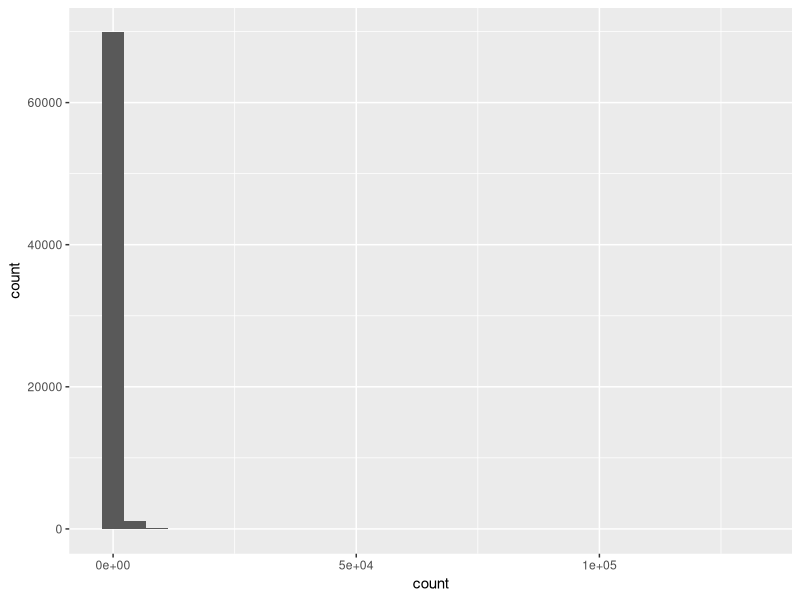
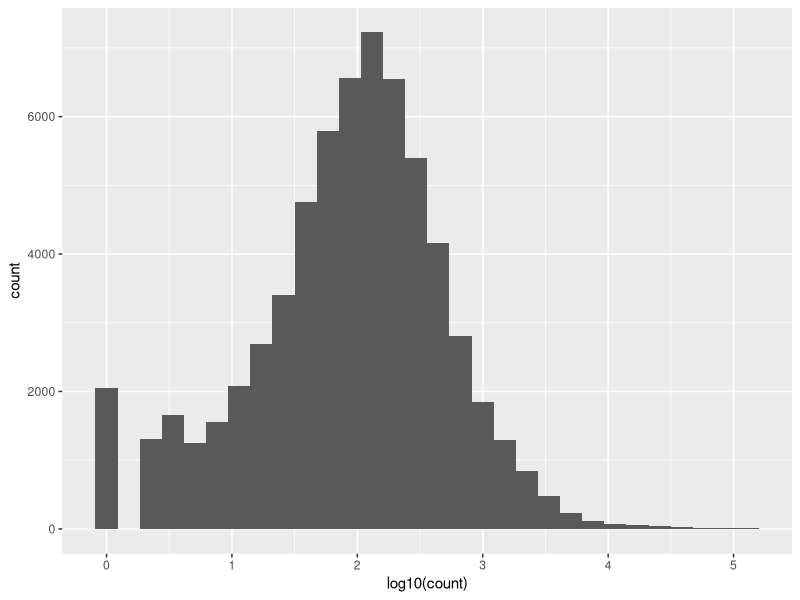
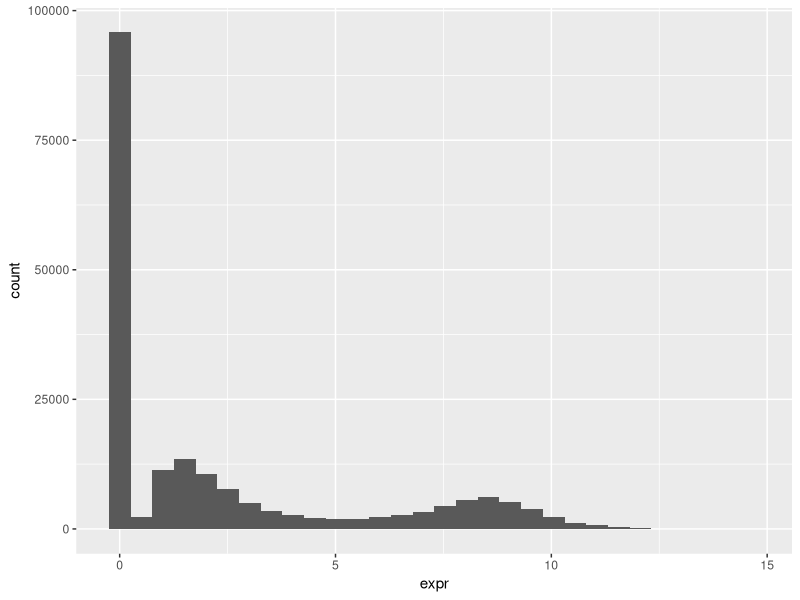

Reproduce these figures in R, in order. (Note: this script raises an error after producing the figures.)
## ---- chunk 1
library(tidyverse)
## ---- chunk 2
# 🐸 import the s30 data
s30 <- read_csv("data-raw/xlaevis_counts_S30.csv")
## ---- chunk 3
# 🐭 import the hspc data
hspc <- read_csv("data-raw/surfaceome_hspc.csv")
## ---- chunk 4
# 🍂 xxxx import the xxxx data
# prog <- read_csv("")
## ---- chunk 5
s30 |>
  pivot_longer(cols = -xenbase_gene_id,
               names_to = "sample",
               values_to = "count") |>
  ggplot(aes(x = count)) +
  geom_histogram()
## ---- chunk 6
s30 |>
  pivot_longer(cols = -xenbase_gene_id,
               names_to = "sample",
               values_to = "count") |>
  ggplot(aes(x = log10(count))) +
  geom_histogram()
## ---- chunk 7
hspc |>
  pivot_longer(cols = -ensembl_gene_id,
               names_to = "cell",
               values_to = "expr") |> 
  ggplot(aes(x = expr)) +
  geom_histogram()
## ---- chunk 8
# examine all the columns quickly
# works well with smaller numbers of column
summary(s30)
## ---- chunk 9

s30 |>
  summarise(sum(S30_C_5 == 0),
            sum(S30_C_6 == 0),
            sum(S30_C_A == 0),
            sum(S30_F_5 == 0),
            sum(S30_F_6 == 0),
            sum(S30_F_A == 0))
## ---- chunk 10
s30 |>
  pivot_longer(cols = -xenbase_gene_id,
               names_to = "sample",
               values_to = "count") |>
  group_by(sample) |>
  summarise(n_zero = sum(count == 0))
## ---- chunk 11
s30 |>
  pivot_longer(cols = -xenbase_gene_id,
               names_to = "sample",
               values_to = "count") |>
  group_by(sample) |>
  summarise(min = min(count),
            lowerq = quantile(count, 0.25),
            mean = mean(count),
            median = median(count),
            upperq = quantile(count, 0.75),
            max = max(count),
            n_zero = sum(count == 0))
## ---- chunk 12
#| echo: false
s30_summary_samp <- s30 |>
  pivot_longer(cols = -xenbase_gene_id,
               names_to = "sample",
               values_to = "count") |>
  group_by(sample) |>
  summarise(min = min(count),
            lowerq = quantile(count, 0.25),
            mean = mean(count),
            median = median(count),
            upperq = quantile(count, 0.75),
            max = max(count),
            n_zero = sum(count == 0))
## ---- chunk 13
write_csv(s30_summary_samp_by, file = "data-processed/s30_summary_samp_by.csv")
## ---- chunk 14
s30 |>
  pivot_longer(cols = -xenbase_gene_id,
               names_to = "sample",
               values_to = "count") |>
  ggplot(aes(count)) +
  geom_density() +
  facet_wrap(. ~ sample, nrow = 3)

## ---- chunk 15
s30 |>
  pivot_longer(cols = -xenbase_gene_id,
               names_to = "sample",
               values_to = "count") |>
  ggplot(aes(log10(count))) +
  geom_density() +
  facet_wrap(. ~ sample, nrow = 3)
## ---- chunk 16
#| class: outputscroll
summary(hspc)
## ---- chunk 17
#| class: outputscroll
summary(hspc[1:20])
## ---- chunk 18
hspc_summary_samp <- hspc |>
  pivot_longer(cols = -ensembl_gene_id,
               names_to = "cell",
               values_to = "expr") |>
  group_by(cell) |>
  summarise(min = min(expr),
            lowerq = quantile(expr, 0.25),
            mean = mean(expr),
            median = median(expr),
            sd = sd(expr),
            upperq = quantile(expr, 0.75),
            max = max(expr),
            n_zero = sum(expr == 0))
## ---- chunk 19
hspc_summary_samp |> 
  ggplot(aes(x = cell, y = mean)) +
  geom_pointrange(aes(ymin = mean - sd, 
                      ymax = mean + sd ),
                  size = 0.1)
## ---- chunk 20
hspc_summary_samp |> 
  ggplot(aes(x = reorder(cell, mean), y = mean)) +
  geom_pointrange(aes(ymin = mean - sd, 
                      ymax = mean + sd ),
                  size = 0.1)
## ---- chunk 21
#| echo: false
write_csv(hspc_summary_samp, file = "data-processed/hspc_summary_samp.csv")
## ---- chunk 22
s30_summary_gene <- s30 |>
  pivot_longer(cols = -xenbase_gene_id,
               names_to = "sample",
               values_to = "count") |>
  group_by(xenbase_gene_id) |>
  summarise(min = min(count),
            lowerq = quantile(count, 0.25),
            sd = sd(count),
            mean = mean(count),
            median = median(count),
            upperq = quantile(count, 0.75),
            max = max(count),
            total = sum(count),
            n_zero = sum(count == 0))
## ---- chunk 23
s30_summary_gene |> 
  ggplot(aes(x = reorder(xenbase_gene_id, mean), y = log10(mean))) +
  geom_pointrange(aes(ymin = log10(mean - sd), 
                      ymax = log10(mean + sd )),
                  size = 0.1)
## ---- chunk 24
#| echo: false
write_csv(s30_summary_gene, file = "data-processed/s30_summary_gene.csv")
## ---- chunk 25
hspc_summary_gene <- hspc |>
  pivot_longer(cols = -ensembl_gene_id,
               names_to = "cell",
               values_to = "expr") |>
  group_by(ensembl_gene_id) |>
  summarise(min = min(expr),
            lowerq = quantile(expr, 0.25),
            sd = sd(expr),
            mean = mean(expr),
            median = median(expr),
            upperq = quantile(expr, 0.75),
            max = max(expr),
            total = sum(expr),
            n_zero = sum(expr == 0))
## ---- chunk 26
hspc_summary_gene |> 
  ggplot(aes(x = reorder(ensembl_gene_id, mean), y = mean))+
  geom_pointrange(aes(ymin = mean - sd, 
                      ymax = mean + sd),
                  size = 0.1)
## ---- chunk 27
#| echo: false
write_csv(hspc_summary_gene, file = "data-processed/hspc_summary_gene.csv")
## ---- chunk 28
s30_summary_gene_filtered <- s30_summary_gene |> 
  filter(total > 20) |> 
  filter(n_zero < 2)
## ---- chunk 29
write_csv(s30_summary_gene_filtered, 
          file = "data-processed/s30_summary_gene_filtered.csv")
## ---- chunk 30
s30_filtered <- s30 |> 
  filter(xenbase_gene_id %in%  s30_summary_gene_filtered$xenbase_gene_id)
## ---- chunk 31
write_csv(s30_filtered, 
          file = "data-processed/s30_filtered.csv")
